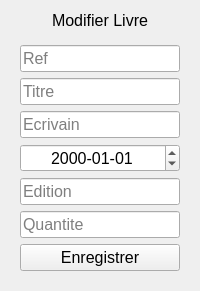
                <widget class="QWidget" name="editBook">
                 <layout class="QVBoxLayout" name="verticalLayout_15">
                  <item alignment="Qt::AlignTop">
                   <widget class="QLabel" name="label_3">
                    <property name="font">
                     <font>
                      <pointsize>12</pointsize>
                     </font>
                    </property>
                    <property name="text">
                     <string>Modifier Livre</string>
                    </property>
                    <property name="alignment">
                     <set>Qt::AlignCenter</set>
                    </property>
                   </widget>
                  </item>
                  <item>
                   <widget class="QWidget" name="widget_5" native="true">
                    <property name="sizePolicy">
                     <sizepolicy hsizetype="Preferred" vsizetype="Expanding">
                      <horstretch>0</horstretch>
                      <verstretch>0</verstretch>
                     </sizepolicy>
                    </property>
                    <layout class="QVBoxLayout" name="verticalLayout_16">
                     <item>
                      <widget class="QLineEdit" name="editRef">
                       <property name="font">
                        <font>
                         <pointsize>12</pointsize>
                        </font>
                       </property>
                       <property name="text">
                        <string/>
                       </property>
                       <property name="placeholderText">
                        <string>Ref</string>
                       </property>
                      </widget>
                     </item>
                     <item>
                      <widget class="QLineEdit" name="editTitle">
                       <property name="font">
                        <font>
                         <pointsize>12</pointsize>
                        </font>
                       </property>
                       <property name="placeholderText">
                        <string>Titre</string>
                       </property>
                      </widget>
                     </item>
                     <item>
                      <widget class="QLineEdit" name="editAuthor">
                       <property name="font">
                        <font>
                         <pointsize>12</pointsize>
                        </font>
                       </property>
                       <property name="placeholderText">
                        <string>Ecrivain</string>
                       </property>
                      </widget>
                     </item>
                     <item>
                      <widget class="QDateEdit" name="editYear">
                       <property name="font">
                        <font>
                         <pointsize>12</pointsize>
                        </font>
                       </property>
                       <property name="alignment">
                        <set>Qt::AlignCenter</set>
                       </property>
                       <property name="displayFormat">
                        <string notr="true">yyyy-MM-dd</string>
                       </property>
                      </widget>
                     </item>
                     <item>
                      <widget class="QLineEdit" name="editEdition">
                       <property name="font">
                        <font>
                         <pointsize>12</pointsize>
                        </font>
                       </property>
                       <property name="placeholderText">
                        <string>Edition</string>
                       </property>
                      </widget>
                     </item>
                     <item>
                      <widget class="QLineEdit" name="editQte">
                       <property name="font">
                        <font>
                         <pointsize>12</pointsize>
                        </font>
                       </property>
                       <property name="placeholderText">
                        <string>Quantite</string>
                       </property>
                      </widget>
                     </item>
                     <item>
                      <widget class="QPushButton" name="bookEdit">
                       <property name="minimumSize">
                        <size>
                         <width>120</width>
                         <height>0</height>
                        </size>
                       </property>
                       <property name="font">
                        <font>
                         <pointsize>12</pointsize>
                        </font>
                       </property>
                       <property name="cursor">
                        <cursorShape>PointingHandCursor</cursorShape>
                       </property>
                       <property name="text">
                        <string>Enregistrer</string>
                       </property>
                       <property name="icon">
                        <iconset resource="QSS/QSS_Resources.qrc">
                         <normaloff>:/icons/Icons/save.png</normaloff>:/icons/Icons/save.png</iconset>
                       </property>
                       <property name="iconSize">
                        <size>
                         <width>24</width>
                         <height>24</height>
                        </size>
                       </property>
                      </widget>
                     </item>
                    </layout>
                   </widget>
                  </item>
                 </layout>
                </widget>
